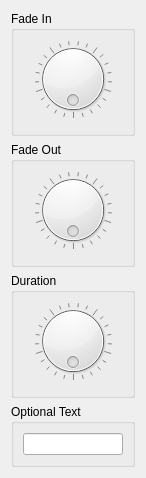
<?xml version="1.0" encoding="UTF-8"?>
<ui version="4.0">
 <class>SpeedDialWidget</class>
 <widget class="QWidget" name="SpeedDialWidget">
  <property name="geometry">
   <rect>
    <x>0</x>
    <y>0</y>
    <width>146</width>
    <height>478</height>
   </rect>
  </property>
  <layout class="QVBoxLayout" name="verticalLayout_4">
   <item>
    <widget class="QGroupBox" name="groupBox">
     <property name="title">
      <string>Fade In</string>
     </property>
     <layout class="QVBoxLayout" name="verticalLayout">
      <item>
       <widget class="QDial" name="m_fadeInDial">
        <property name="wrapping">
         <bool>true</bool>
        </property>
        <property name="notchesVisible">
         <bool>true</bool>
        </property>
       </widget>
      </item>
      <item>
       <widget class="QWidget" name="m_fadeInContainer" native="true"/>
      </item>
     </layout>
    </widget>
   </item>
   <item>
    <widget class="QGroupBox" name="groupBox_2">
     <property name="title">
      <string>Fade Out</string>
     </property>
     <layout class="QVBoxLayout" name="verticalLayout_2">
      <item>
       <widget class="QDial" name="m_fadeOutDial">
        <property name="wrapping">
         <bool>true</bool>
        </property>
        <property name="notchesVisible">
         <bool>true</bool>
        </property>
       </widget>
      </item>
      <item>
       <widget class="QWidget" name="m_fadeOutContainer" native="true"/>
      </item>
     </layout>
    </widget>
   </item>
   <item>
    <widget class="QGroupBox" name="groupBox_3">
     <property name="title">
      <string>Duration</string>
     </property>
     <layout class="QVBoxLayout" name="verticalLayout_3">
      <item>
       <widget class="QDial" name="m_durationDial">
        <property name="wrapping">
         <bool>true</bool>
        </property>
        <property name="notchesVisible">
         <bool>true</bool>
        </property>
       </widget>
      </item>
      <item>
       <widget class="QWidget" name="m_durationContainer" native="true"/>
      </item>
     </layout>
    </widget>
   </item>
   <item>
    <widget class="QGroupBox" name="m_optionalTextGroup">
     <property name="title">
      <string>Optional Text</string>
     </property>
     <layout class="QVBoxLayout" name="verticalLayout_5">
      <item>
       <widget class="QLineEdit" name="m_optionalTextEdit"/>
      </item>
     </layout>
    </widget>
   </item>
  </layout>
 </widget>
 <resources/>
 <connections>
  <connection>
   <sender>m_fadeInDial</sender>
   <signal>valueChanged(int)</signal>
   <receiver>SpeedDialWidget</receiver>
   <slot>slotFadeInDialChanged(int)</slot>
   <hints>
    <hint type="sourcelabel">
     <x>79</x>
     <y>95</y>
    </hint>
    <hint type="destinationlabel">
     <x>2</x>
     <y>106</y>
    </hint>
   </hints>
  </connection>
  <connection>
   <sender>m_fadeOutDial</sender>
   <signal>valueChanged(int)</signal>
   <receiver>SpeedDialWidget</receiver>
   <slot>slotFadeOutDialChanged(int)</slot>
   <hints>
    <hint type="sourcelabel">
     <x>79</x>
     <y>259</y>
    </hint>
    <hint type="destinationlabel">
     <x>5</x>
     <y>263</y>
    </hint>
   </hints>
  </connection>
  <connection>
   <sender>m_durationDial</sender>
   <signal>valueChanged(int)</signal>
   <receiver>SpeedDialWidget</receiver>
   <slot>slotDurationDialChanged(int)</slot>
   <hints>
    <hint type="sourcelabel">
     <x>81</x>
     <y>415</y>
    </hint>
    <hint type="destinationlabel">
     <x>5</x>
     <y>422</y>
    </hint>
   </hints>
  </connection>
 </connections>
 <slots>
  <slot>slotFadeInDialChanged(int)</slot>
  <slot>slotFadeOutDialChanged(int)</slot>
  <slot>slotDurationDialChanged(int)</slot>
 </slots>
</ui>
